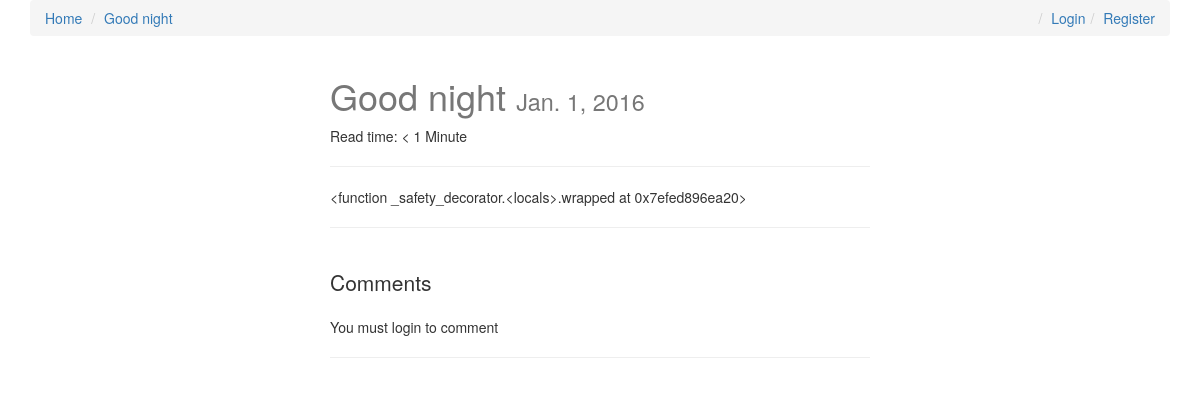
Screenshot of /good-night/ with the database file from the repository.
### posts/models.py (models this page shows, shortened)
class Post(models.Model):
    user = models.ForeignKey(settings.AUTH_USER_MODEL, default=1)
    title = models.CharField(max_length=120)
    slug = models.SlugField(unique=True)
    image = models.ImageField(upload_to=upload_location,
            null=True,
            blank=True,
            width_field="width_field",
            height_field="height_field")
    height_field = models.IntegerField(default=0)
    width_field = models.IntegerField(default=0)
    content = models.TextField()
    draft = models.BooleanField(default=False)
    publish = models.DateField(auto_now=False, auto_now_add=False)
    read_time =  models.IntegerField(default=0) # models.TimeField(null=True, blank=True) #assume minutes
    updated = models.DateTimeField(auto_now=True, auto_now_add=False)
    timestamp = models.DateTimeField(auto_now=False, auto_now_add=True)
    objects = PostManager()
    def get_absolute_url(self):
        return reverse("posts:detail", kwargs={"slug": self.slug})
    class Meta:
        ordering = ["-timestamp", "-updated"]
    def get_markdown(self):
        content = self.content
        markdown_text = markdown(content)
        return mark_safe(markdown_text)
    @property
    def comments(self):
        instance = self
        qs = Comment.objects.filter_by_instance(instance)
        return qs
    @property
    def get_content_type(self):
        instance = self
        content_type = ContentType.objects.get_for_model(instance.__class__)
        return content_type

### posts/views.py (the view, shortened to what this page needs)
# urls.py: url(r'^(?P<slug>[\w-]+)/$', post_detail, name='detail'),
def post_detail(request, slug=None):
	instance = get_object_or_404(Post, slug=slug)
	if instance.publish > timezone.now().date() or instance.draft:
		if not request.user.is_staff or not request.user.is_superuser:
			raise Http404
	share_string = quote_plus(instance.content)
	initial_data = {
			"content_type": instance.get_content_type,
			"object_id": instance.id
	}
	form = CommentForm(request.POST or None, initial=initial_data)
	comments = instance.comments
	context = {
		"title": instance.title,
		"instance": instance,
		"share_string": share_string,
		"comments": comments,
		"comment_form":form,
	}
	return render(request, "post_detail.html", context)

### comments/models.py (called while the page is built)
    def filter_by_instance(self, instance):
        content_type = ContentType.objects.get_for_model(instance.__class__)
        obj_id = instance.id
        qs = super(CommentManager, self).filter(content_type=content_type, object_id= obj_id).filter(parent=None)
        return qs

### posts/templatetags/urlify.py (called while the page is built)
@register.filter
def urlify(value):
    return quote_plus(value)

### templates/post_detail.html (shortened to what this page needs)
{% extends "base.html" %}
{% load urlify %}
{% load crispy_forms_tags %}
 {% block post_detail_link %}
  <li><a href='{{ instance.get_absolute_url }}'>{{ instance.title }}</a></li>
  {% endblock %}
{% block content %}
<div class='col-sm-6 col-sm-offset-3'>
<h1>{{ title }} <small>{% if instance.draft %}<span style='color:red;'>Draft</span> {% endif %}{{ instance.publish }}</small></h1>
<p>Read time: {% if instance.read_time <= 1 %} < 1 Minute {% else %}{{ instance.read_time }} minutes {% endif %}</p>
<p><div class="fb-like" data-href="{{ request.build_absolute_uri }}" data-layout="button_count" data-action="like" data-show-faces="true" data-share="true"></div>
<hr/>
</p>
<div class='row'>
<div class='col-sm-12 '>
   <div class='post-detail-item'>{{ instance.get_markdown }}</div>
    <hr/>
    <br/>
    <div>
        <p class='lead'>Comments</p>
        {% if request.user.is_authenticated %}
        <form method="POST" action="."> {% csrf_token %}
            {{ comment_form|crispy }}
            <input type='submit' value='Post comment' class='btn btn-default'>
        </form>
        {% else %}
        <p>You must login to comment </p>
        {% endif %}
        <hr/>
    </div>
</div>
</div>
</div>
{% endblock content %}

### static/css/base.css (style rules this page uses)
h1 { color: #777777; }

### rows the page displays
Post: title "Good night", publish "Jan. 1, 2016", get_markdown "<function _safety_decorator.<locals>.wrapped at 0x7efed896ea20>"
